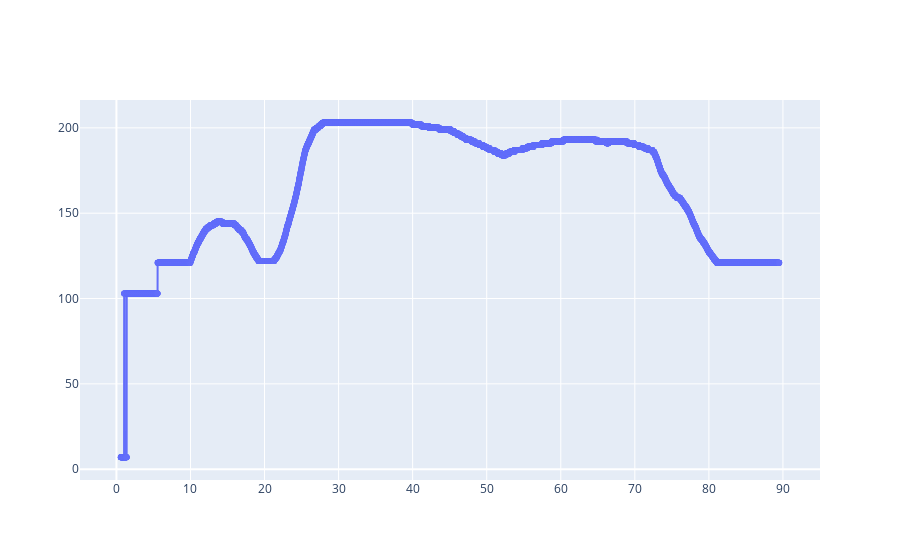

This figure's notebook cell:
### Code cell
f = decoder.plot_signal_from_id('10F',signal_id='SIG_BE_12', return_fig=True)
f['data'][0]['mode'] = 'lines+markers'
f.show()

### Figure 1 — Plotly figure (JSON) as saved in the notebook; plotly's stock layout.template omitted (floating-point values rounded to 4 significant figures; data arrays with more than 128 entries replaced by an {"elided": "..."} marker saying what was removed)
{"data": [{"mode": "lines+markers", "name": "SIG_BE_12", "type": "scatter", "x": {"elided": "8851 float values"}, "y": {"elided": "8851 float values"}}], "layout": {}}
